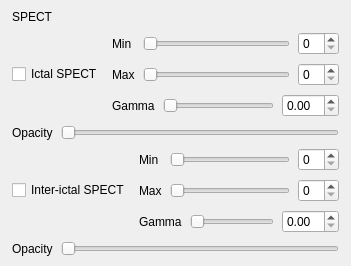
                                        <widget class="QFrame" name="card3DSPECT">
                                         <property name="frameShape">
                                          <enum>QFrame::Shape::NoFrame</enum>
                                         </property>
                                         <layout class="QVBoxLayout" name="card3DSPECTLayout">
                                          <property name="spacing">
                                           <number>8</number>
                                          </property>
                                          <property name="leftMargin">
                                           <number>12</number>
                                          </property>
                                          <property name="topMargin">
                                           <number>10</number>
                                          </property>
                                          <property name="rightMargin">
                                           <number>12</number>
                                          </property>
                                          <property name="bottomMargin">
                                           <number>10</number>
                                          </property>
                                          <item>
                                           <widget class="QLabel" name="lbl3DSPECTCard">
                                            <property name="text">
                                             <string>SPECT</string>
                                            </property>
                                           </widget>
                                          </item>
                                          <item>
                                           <layout class="QHBoxLayout" name="horizontalLayout_56_ictal">
                                            <property name="spacing">
                                             <number>8</number>
                                            </property>
                                            <item>
                                             <widget class="QCheckBox" name="chk_3d_showPET_ictal">
                                              <property name="text">
                                               <string>Ictal SPECT</string>
                                              </property>
                                             </widget>
                                            </item>
                                            <item>
                                             <layout class="QVBoxLayout" name="verticalLayout_45_ictal">
                                              <item>
                                               <layout class="QHBoxLayout" name="horizontalLayout_72_ictal">
                                                <property name="spacing">
                                                 <number>8</number>
                                                </property>
                                                <item>
                                                 <widget class="QLabel" name="label_40_ictal">
                                                  <property name="text">
                                                   <string>Min </string>
                                                  </property>
                                                 </widget>
                                                </item>
                                                <item>
                                                 <widget class="QSlider" name="sld_3d_petMin_ictal">
                                                  <property name="orientation">
                                                   <enum>Qt::Orientation::Horizontal</enum>
                                                  </property>
                                                 </widget>
                                                </item>
                                                <item>
                                                 <widget class="QSpinBox" name="sb_3d_petMin_ictal"/>
                                                </item>
                                               </layout>
                                              </item>
                                              <item>
                                               <layout class="QHBoxLayout" name="horizontalLayout_71_ictal">
                                                <property name="spacing">
                                                 <number>8</number>
                                                </property>
                                                <item>
                                                 <widget class="QLabel" name="label_43_ictal">
                                                  <property name="text">
                                                   <string>Max</string>
                                                  </property>
                                                 </widget>
                                                </item>
                                                <item>
                                                 <widget class="QSlider" name="sld_3d_petMax_ictal">
                                                  <property name="orientation">
                                                   <enum>Qt::Orientation::Horizontal</enum>
                                                  </property>
                                                 </widget>
                                                </item>
                                                <item>
                                                 <widget class="QSpinBox" name="sb_3d_petMax_ictal"/>
                                                </item>
                                               </layout>
                                              </item>
                                              <item>
                                               <layout class="QHBoxLayout" name="horizontalLayout_73_ictal">
                                                <property name="spacing">
                                                 <number>8</number>
                                                </property>
                                                <item>
                                                 <widget class="QLabel" name="label_44_ictal">
                                                  <property name="text">
                                                   <string>Gamma</string>
                                                  </property>
                                                 </widget>
                                                </item>
                                                <item>
                                                 <widget class="QSlider" name="sld_3d_petGamma_ictal">
                                                  <property name="orientation">
                                                   <enum>Qt::Orientation::Horizontal</enum>
                                                  </property>
                                                 </widget>
                                                </item>
                                                <item>
                                                 <widget class="QDoubleSpinBox" name="dsb_3d_petGamma_ictal"/>
                                                </item>
                                               </layout>
                                              </item>
                                             </layout>
                                            </item>
                                           </layout>
                                          </item>
                                          <item>
                                           <layout class="QHBoxLayout" name="horizontalLayout_58_ictal">
                                            <property name="spacing">
                                             <number>8</number>
                                            </property>
                                            <item>
                                             <widget class="QLabel" name="label_33_ictal">
                                              <property name="text">
                                               <string>Opacity</string>
                                              </property>
                                             </widget>
                                            </item>
                                            <item>
                                             <widget class="QSlider" name="sld_3d_petOpacity_ictal">
                                              <property name="orientation">
                                               <enum>Qt::Orientation::Horizontal</enum>
                                              </property>
                                             </widget>
                                            </item>
                                           </layout>
                                          </item>
                                          <item>
                                           <layout class="QHBoxLayout" name="horizontalLayout_56_interictal">
                                            <property name="spacing">
                                             <number>8</number>
                                            </property>
                                            <item>
                                             <widget class="QCheckBox" name="chk_3d_showPET_interictal">
                                              <property name="text">
                                               <string>Inter-ictal SPECT</string>
                                              </property>
                                             </widget>
                                            </item>
                                            <item>
                                             <layout class="QVBoxLayout" name="verticalLayout_45_interictal">
                                              <item>
                                               <layout class="QHBoxLayout" name="horizontalLayout_72_interictal">
                                                <property name="spacing">
                                                 <number>8</number>
                                                </property>
                                                <item>
                                                 <widget class="QLabel" name="label_40_interictal">
                                                  <property name="text">
                                                   <string>Min </string>
                                                  </property>
                                                 </widget>
                                                </item>
                                                <item>
                                                 <widget class="QSlider" name="sld_3d_petMin_interictal">
                                                  <property name="orientation">
                                                   <enum>Qt::Orientation::Horizontal</enum>
                                                  </property>
                                                 </widget>
                                                </item>
                                                <item>
                                                 <widget class="QSpinBox" name="sb_3d_petMin_interictal"/>
                                                </item>
                                               </layout>
                                              </item>
                                              <item>
                                               <layout class="QHBoxLayout" name="horizontalLayout_71_interictal">
                                                <property name="spacing">
                                                 <number>8</number>
                                                </property>
                                                <item>
                                                 <widget class="QLabel" name="label_43_interictal">
                                                  <property name="text">
                                                   <string>Max</string>
                                                  </property>
                                                 </widget>
                                                </item>
                                                <item>
                                                 <widget class="QSlider" name="sld_3d_petMax_interictal">
                                                  <property name="orientation">
                                                   <enum>Qt::Orientation::Horizontal</enum>
                                                  </property>
                                                 </widget>
                                                </item>
                                                <item>
                                                 <widget class="QSpinBox" name="sb_3d_petMax_interictal"/>
                                                </item>
                                               </layout>
                                              </item>
                                              <item>
                                               <layout class="QHBoxLayout" name="horizontalLayout_73_interictal">
                                                <property name="spacing">
                                                 <number>8</number>
                                                </property>
                                                <item>
                                                 <widget class="QLabel" name="label_44_interictal">
                                                  <property name="text">
                                                   <string>Gamma</string>
                                                  </property>
                                                 </widget>
                                                </item>
                                                <item>
                                                 <widget class="QSlider" name="sld_3d_petGamma_interictal">
                                                  <property name="orientation">
                                                   <enum>Qt::Orientation::Horizontal</enum>
                                                  </property>
                                                 </widget>
                                                </item>
                                                <item>
                                                 <widget class="QDoubleSpinBox" name="dsb_3d_petGamma_interictal"/>
                                                </item>
                                               </layout>
                                              </item>
                                             </layout>
                                            </item>
                                           </layout>
                                          </item>
                                          <item>
                                           <layout class="QHBoxLayout" name="horizontalLayout_58_interictal">
                                            <property name="spacing">
                                             <number>8</number>
                                            </property>
                                            <item>
                                             <widget class="QLabel" name="label_33_interictal">
                                              <property name="text">
                                               <string>Opacity</string>
                                              </property>
                                             </widget>
                                            </item>
                                            <item>
                                             <widget class="QSlider" name="sld_3d_petOpacity_interictal">
                                              <property name="orientation">
                                               <enum>Qt::Orientation::Horizontal</enum>
                                              </property>
                                             </widget>
                                            </item>
                                           </layout>
                                          </item>
                                         </layout>
                                        </widget>
